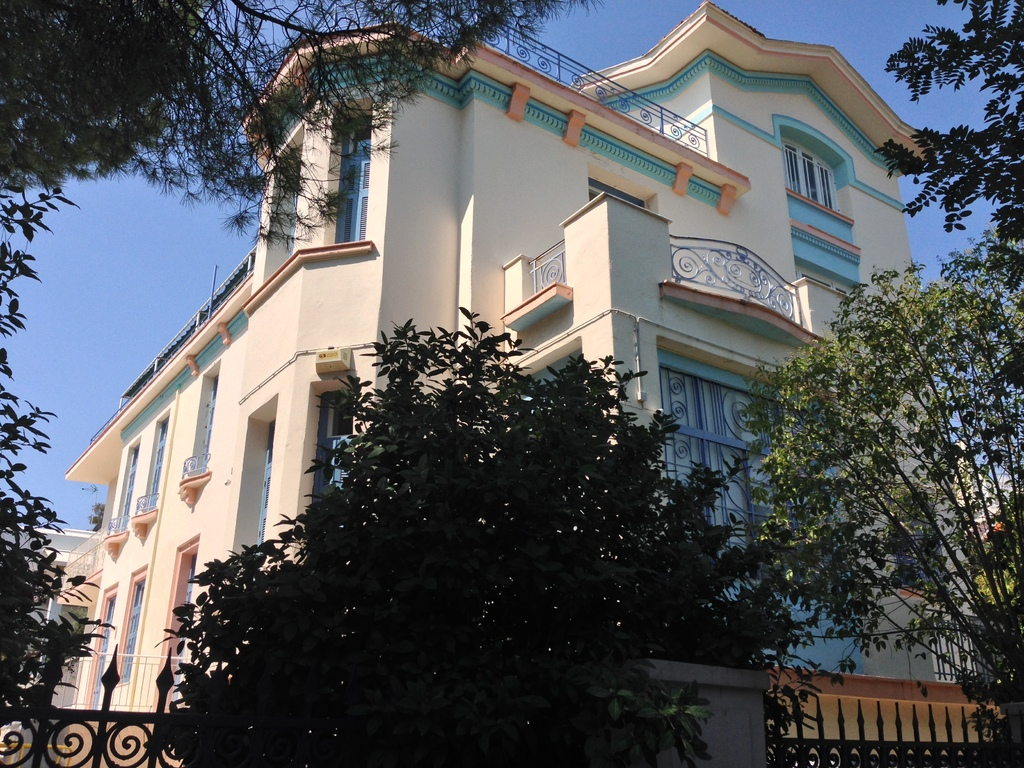
#> input picture IA/DoorIA/image/000b42cae15622e0.jpg, 1024 x 768 px, given in place of myCurrentPicture.jpg, which was not available
$ python camera.py
#> lines starting #> are read from the running program, lines starting #| are printed output that depends on the picture; after the words box and inside, x2 and y2 are one past the last pixel; in counts of white or black regions, pixels touching at a corner belong together; pictures that were not available may be replaced by others from this repository, and a replacement may not be noted
import time
import cv2
import numpy as np

cap = cv2.VideoCapture(1)


def image_to_white_line(image_to_line, threshold1=25, threshold2=150):
    return cv2.Canny(image_to_line, threshold1, threshold2, apertureSize=3)


# [19 lines left out: functions contour, points_important, not called in this run]

def image_to_gray(image_to_change):
    return cv2.cvtColor(image_to_change, cv2.COLOR_BGR2GRAY)


def resize(img, scale_percent):
    # percent of original size
    width = int(img.shape[1] * scale_percent / 100)
    height = int(img.shape[0] * scale_percent / 100)
    dim = (width, height)

    return cv2.resize(img, dim, interpolation=cv2.INTER_AREA)


# [23 lines left out: functions initialisation_camera, save_image, not called in this run]


def reduire_bruit(img_blur):
    return cv2.GaussianBlur(img_blur, (3, 3), 0)


def isoler_groupe_line_vertical(image, threshold1=100, threshold2=25, threshold3=150, rho=1, pi=np.pi / 180):
    gray_image = image_to_gray(image)
    image_blur = reduire_bruit(gray_image)
    edges = image_to_white_line(image_blur, threshold2, threshold3)

    max_line_distance = 10
    max_line_angle = 0.100
    line_groups = []

    # Détecter les droites dans l'image en utilisant la transformée de Hough
    lines = cv2.HoughLines(edges, rho=rho, theta=pi, threshold=threshold1)
    # Erreur pas de line détecté on retourne donc -1
    if lines is None:
        return -1
    # Parcourir toutes les droites détectées et filtrer les droites ayant un angle proche de 0 ou 180 degrés
    for line in lines:
        rho, theta = line[0]
        angle = theta * 180 / np.pi
        if (angle < 10) or (angle > 170):
            a = np.cos(theta)
            b = np.sin(theta)
            x0 = a * rho
            y0 = b * rho
            x1 = int(x0 + 1000 * (-b))
            y1 = int(y0 + 1000 * (a))
            x2 = int(x0 - 1000 * (-b))
            y2 = int(y0 - 1000 * (a))
            # Chercher si la ligne appartient à un groupe existant
            found_group = False
            for group in line_groups:
                # Vérifier si la ligne est suffisamment proche et a une orientation similaire à celles du groupe
                if abs(angle - group["angle"]) <= max_line_angle and \
                        min(abs(x1 - group["x1"]), abs(x1 - group["x2"]), abs(x2 - group["x1"]),
                            abs(x2 - group["x2"])) <= max_line_distance and \
                        min(abs(y1 - group["y1"]), abs(y1 - group["y2"]), abs(y2 - group["y1"]),
                            abs(y2 - group["y2"])) <= max_line_distance:
                    # Ajouter la ligne au groupe existant
                    group["lines"].append(line)
                    group["x1"] = min(group["x1"], x1, x2)
                    group["y1"] = min(group["y1"], y1, y2)
                    group["x2"] = max(group["x2"], x1, x2)
                    group["y2"] = max(group["y2"], y1, y2)
                    group["angle"] = (group["angle"] * len(group["lines"]) + angle) / (len(group["lines"]) + 1)
                    found_group = True
                    break
            # Si la ligne n'appartient à aucun groupe existant, créer un nouveau groupe pour la ligne
            if not found_group:
                line_groups.append({
                    "lines": [line],
                    "x1": min(x1, x2),
                    "y1": min(y1, y2),
                    "x2": max(x1, x2),
                    "y2": max(y1, y2),
                    "angle": angle
                })
    # Supprimer les groupes qui ne contiennent qu'une seule ligne

    line_groups = [group for group in line_groups if len(group["lines"]) > 1]

    lines_to_return = []
    for group in line_groups:
        for line in group["lines"]:
            rho, theta = line[0]
            a = np.cos(theta)
            b = np.sin(theta)
            x0 = a * rho
            y0 = b * rho
            x1 = int(x0 + 1000 * (-b))
            y1 = int(y0 + 1000 * (a))
            x2 = int(x0 - 1000 * (-b))
            y2 = int(y0 - 1000 * (a))
            lines_to_return.append((x1, y1, x2, y2))
            break
    return lines_to_return


def filtre_orange(img):
    # Convertir l'image en float pour le traitement
    img_float = np.float32(img) / 255.0

    # Convertir l'image en espace colorimétrique HSV
    img_hsv = cv2.cvtColor(img_float, cv2.COLOR_RGB2HSV)

    # Définir les bornes de la couleur orange en HSV
    orange_min = np.array([215, 0, 0], np.uint8)
    orange_max = np.array([230, 255, 255], np.uint8)

    # Filtrer l'image pour ne garder que la couleur orange
    mask = cv2.inRange(img_hsv, orange_min, orange_max)

    # Appliquer le masque à l'image d'origine
    result = cv2.bitwise_and(img, img, mask=mask)
    return result


# [9 lines left out: function filtre_noir, not called in this run]


def detect_door(image):
    img = filtre_orange(image)

    gray_image = image_to_gray(img)

    ret, thresh = cv2.threshold(gray_image, 0, 200, cv2.THRESH_BINARY)

    contours, hierarchy = cv2.f(thresh, cv2.RETR_TREE, cv2.CHAIN_APPROX_SIMPLE)

    #obtenir la plus grande aire
    cpt = 0
    for cnt in contours:
        area = cv2.contourArea(cnt)
        if area > 1000:
            approx = cv2.approxPolyDP(cnt,0.009 * cv2.arcLength(cnt, True), True)
            cv2.drawContours(image, [approx], 0, (255, 255, 255), 2)
            cpt += 1

    return cpt > 0


# [83 lines left out: functions zoom_max_aire, get_rotation_middle, detect_handle, not called in this run]


while True:
    #image = initialisation_camera(cap)
    #save_image(image)
    #image = cv2.imread("DoorIA/porte/porte.jpg")

    image = cv2.imread("myCurrentPicture.jpg")
#> image is the input picture: shape (768, 1024, 3); mean B, G, R 93.4, 89.9, 87.5

    image_resize = resize(image, 120)
#> in resize, `return cv2.resize(img, dim, interpolation=cv2.INTER_AREA)`:
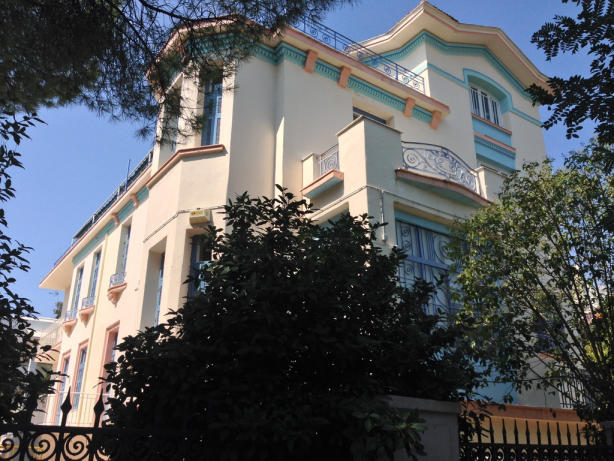
#> returned value: shape (921, 1228, 3) (shown at 1/2 size); mean of channels 0, 1, 2 93.4, 89.8, 87.4; drawn as B, G, R


    first_image = image_resize.copy()

    TH1 = 85
    TH2 = 50
    TH3 = 100
    RHO = 0.5
    THETA = np.pi/2048

    # isoler les lignes verticales afin d'aider la réconnaissance de porte
    # on dessine les lignes sur image_resize
    line_to_draw = isoler_groupe_line_vertical(image_resize, TH1, TH2, TH3, RHO, THETA)
#> in image_to_gray, `return cv2.cvtColor(image_to_change, cv2.COLOR_BGR2GRAY)`:
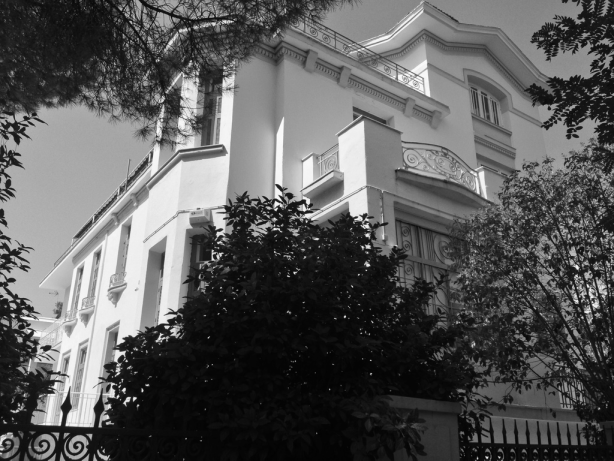
#> returned value: shape (921, 1228) (shown at 1/2 size); min 0, max 254, mean 89.5
#> in image_to_white_line, `return cv2.Canny(image_to_line, threshold1, threshold2, apertureSize=3)`:
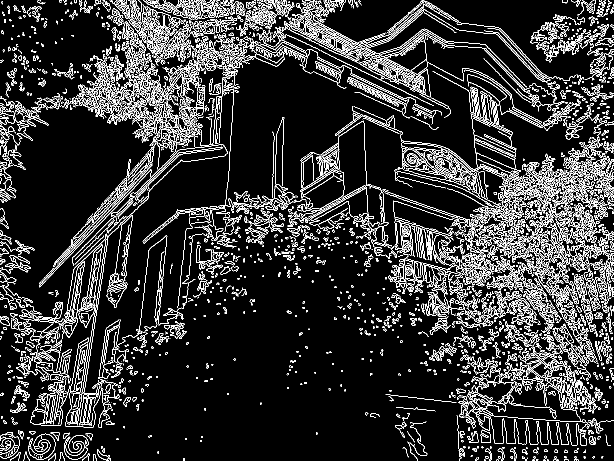
#> returned value: shape (921, 1228) (shown at 1/2 size); 12.7% white in thin lines or dots
#> the loop in isoler_groupe_line_vertical, `for line in lines:` made 275393 passes
#> (rho, theta, angle, a, b, x0, y0, x1) on passes 7, 9, 11, 16, 19, 23, 28, 30, 33, 38, 42, 43: (1156, 0, 0, 1, 0, 1156, 0, 1156), (1160, 0, 0, 1, 0, 1160, 0, 1160), (1155, 0, 0, 1, 0, 1155, 0, 1155), (1164, 0, 0, 1, 0, 1164, 0, 1164), (1181, 0, 0, 1, 0, 1181, 0, 1181), (1029, 0, 0, 1, 0, 1029, 0, 1029), (1180, 0, 0, 1, 0, 1180, 0, 1180), (1133, 0, 0, 1, 0, 1133, 0, 1133), (1185, 0, 0, 1, 0, 1185, 0, 1185), (1190, 0, 0, 1, 0, 1190, 0, 1190), (1100, 0, 0, 1, 0, 1100, 0, 1100), (285, 0.152, 8.7, 0.988, 0.151, 281.7, 43.12, 130)
#> (rho, theta, angle) on passes 1 to 6: (84, 1.57, 90), (97, 1.57, 90), (90, 1.57, 90), (92, 1.57, 90), (101, 1.57, 90), (95, 1.57, 90)
    for line in line_to_draw:
        x1, y1, x2, y2 = line
        cv2.line(image_resize, (x1, y1), (x2, y2), (0, 0, 0), 2)
#> this loop made 2083 passes
#> line on passes 1 to 3: (1156, 1000, 1156, -1000), (1181, 1000, 1181, -1000), (1029, 1000, 1029, -1000)
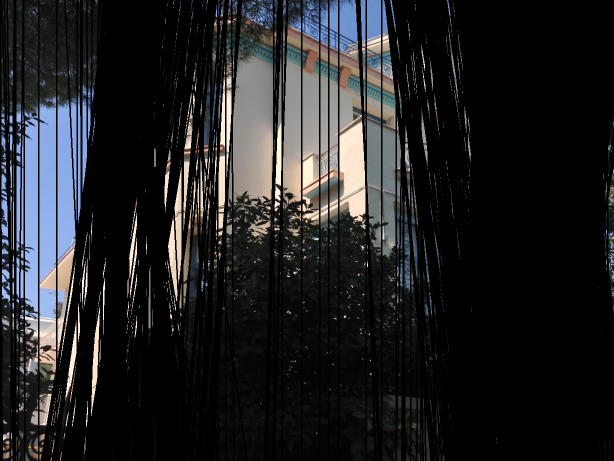
#> image_resize: shape (921, 1228, 3) (shown at 1/2 size); mean B, G, R 34.8, 33.2, 32.4


    # détection de la porte, si on détecte une porte on va faire notre analyse
    if detect_door(image_resize):
        # on zoom sur la porte et on garde les coordonées dans l'image monde
#> in filtre_orange, `img_hsv = cv2.cvtColor(img_float, cv2.COLOR_RGB2HSV)`: img_hsv: shape (921, 1228, 3) float32; mean H, S, V 35.7, 0.1, 0.1
#> in filtre_orange, `mask = cv2.inRange(img_hsv, orange_min, orange_max)`:
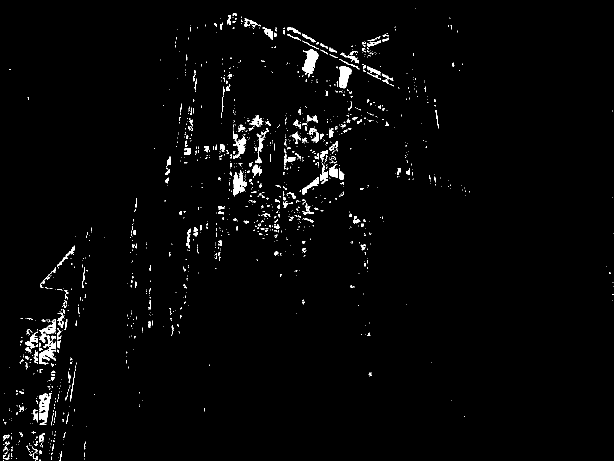
#> mask: shape (921, 1228) (shown at 1/2 size); 1.9% white; 1345 white regions (1156 under 20 px), largest, box (x1, y1, x2, y2) and area: (605, 99, 637, 155) 961, (79, 786, 102, 850) 822, (679, 132, 703, 177) 754
#> in filtre_orange, `result = cv2.bitwise_and(img, img, mask=mask)`:
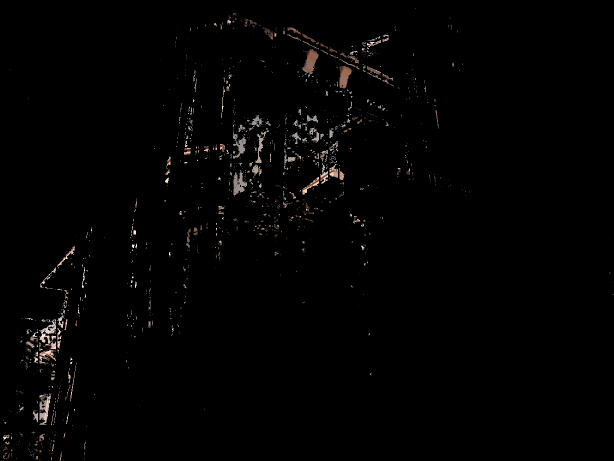
#> result: shape (921, 1228, 3) (shown at 1/2 size); mean B, G, R 2.3, 2.5, 2.9
#> (the run stopped early here; a loop or call above may not have finished)
